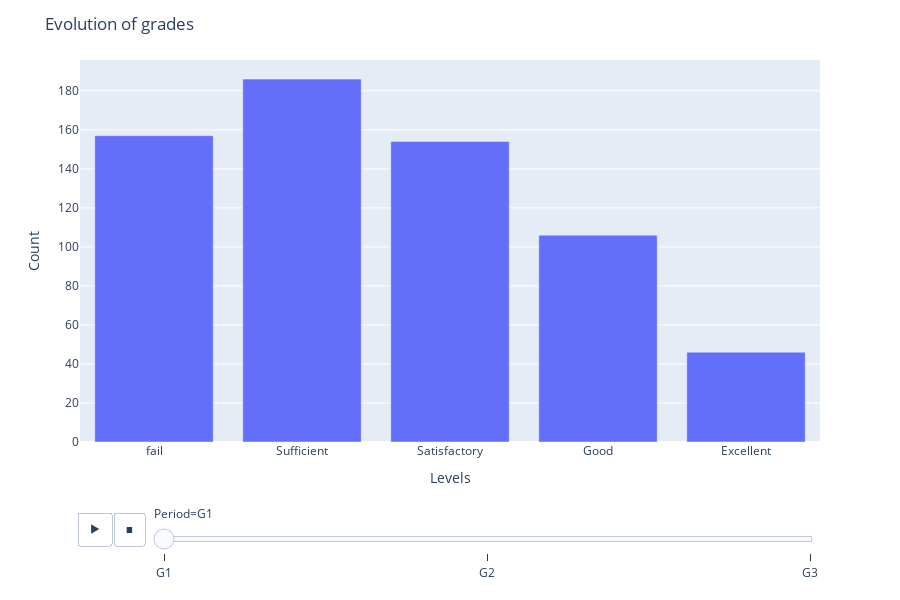

Notebook source saved alongside this figure:
### Code cell
fig = px.bar(barchart, x="Name", y="Count",
            animation_frame='Period', height=600)

fig.update_layout(title_text='Evolution of grades', 
                  xaxis_title="Levels",
                  yaxis_title="Count")
fig.show()

### Figure 1 — Plotly figure (JSON) as saved in the notebook; plotly's stock layout.template omitted (floating-point values rounded to 4 significant figures)
{"data": [{"alignmentgroup": "True", "hoverlabel": {"namelength": 0}, "hovertemplate": "Period=G1<br>Name=%{x}<br>Count=%{y}", "legendgroup": "", "marker": {"color": "#636efa"}, "name": "", "offsetgroup": "", "orientation": "v", "showlegend": false, "textposition": "auto", "type": "bar", "x": ["fail", "Sufficient", "Satisfactory", "Good", "Excellent"], "xaxis": "x", "y": [157, 186, 154, 106, 46], "yaxis": "y"}], "layout": {"barmode": "relative", "height": 600, "legend": {"tracegroupgap": 0}, "margin": {"t": 60}, "sliders": [{"active": 0, "currentvalue": {"prefix": "Period="}, "len": 0.9, "pad": {"b": 10, "t": 60}, "steps": [{"args": [["G1"], {"frame": {"duration": 0, "redraw": true}, "fromcurrent": true, "mode": "immediate", "transition": {"duration": 0, "easing": "linear"}}], "label": "G1", "method": "animate"}, {"args": [["G2"], {"frame": {"duration": 0, "redraw": true}, "fromcurrent": true, "mode": "immediate", "transition": {"duration": 0, "easing": "linear"}}], "label": "G2", "method": "animate"}, {"args": [["G3"], {"frame": {"duration": 0, "redraw": true}, "fromcurrent": true, "mode": "immediate", "transition": {"duration": 0, "easing": "linear"}}], "label": "G3", "method": "animate"}], "x": 0.1, "xanchor": "left", "y": 0, "yanchor": "top"}], "title": {"text": "Evolution of grades"}, "updatemenus": [{"buttons": [{"args": [null, {"frame": {"duration": 500, "redraw": true}, "fromcurrent": true, "mode": "immediate", "transition": {"duration": 500, "easing": "linear"}}], "label": "&#9654;", "method": "animate"}, {"args": [[null], {"frame": {"duration": 0, "redraw": true}, "fromcurrent": true, "mode": "immediate", "transition": {"duration": 0, "easing": "linear"}}], "label": "&#9724;", "method": "animate"}], "direction": "left", "pad": {"r": 10, "t": 70}, "showactive": false, "type": "buttons", "x": 0.1, "xanchor": "right", "y": 0, "yanchor": "top"}], "xaxis": {"anchor": "y", "domain": [0, 1], "title": {"text": "Levels"}}, "yaxis": {"anchor": "x", "domain": [0, 1], "title": {"text": "Count"}}}}
